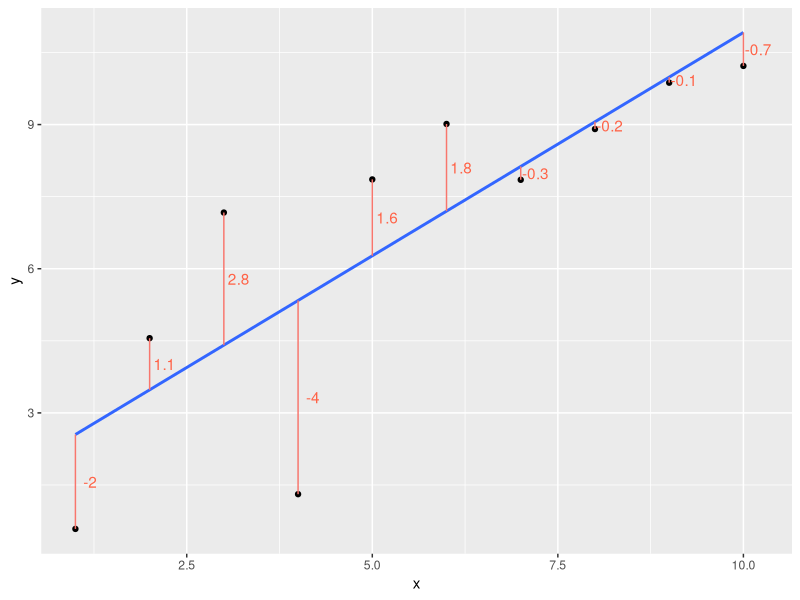
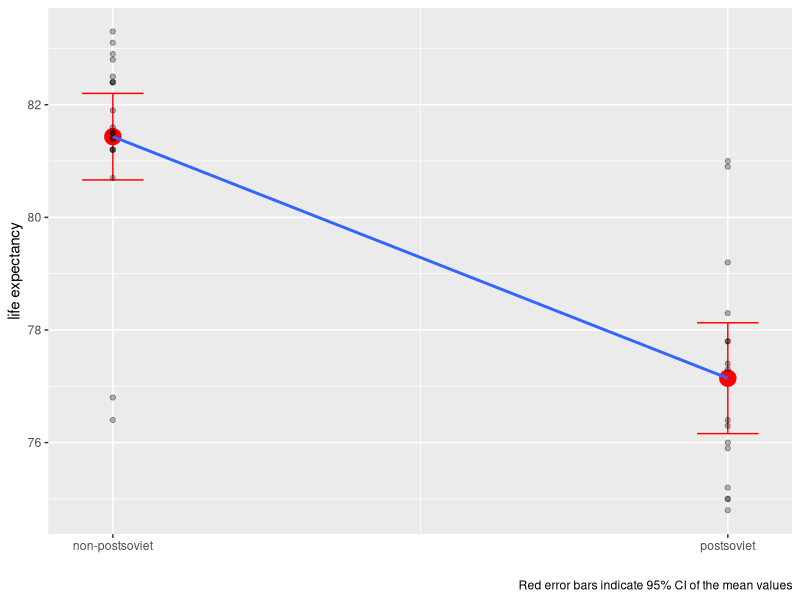
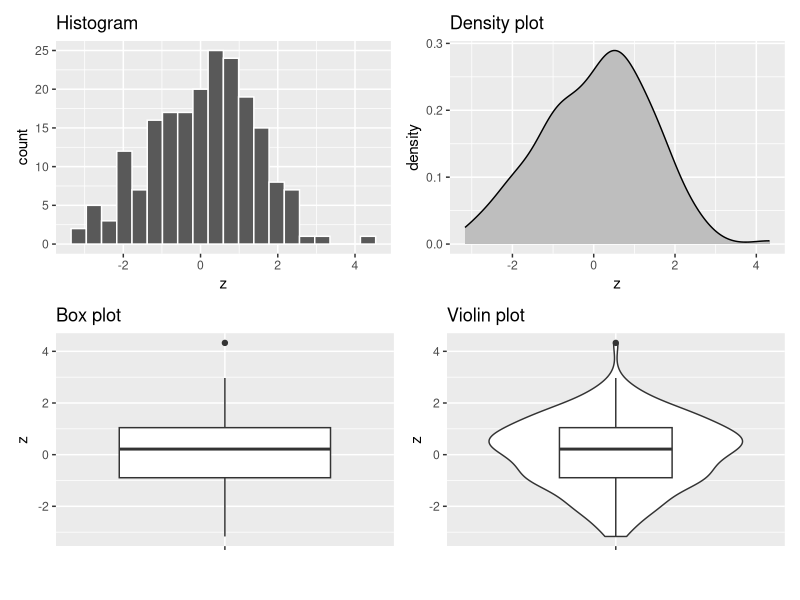

These charts were generated, in order, by the following R code: (Note: this script raises an error after producing the figures.)
## ---- chunk 1
knitr::opts_chunk$set(echo = FALSE)

library(tidyverse)
library(here)
library(polynom)
library(patchwork)

countries <- read.csv(here("data", "countries.csv"))
## ---- chunk 2
set.seed(1234)

ss_df = tibble::tibble(x = 1:10,
                       y = 2 + x + rnorm(n = 10, sd = 2))

ss_mod = lm(y ~ x, data = ss_df)
ss_df$pred = predict(ss_mod)
ss_df$label_pos = ifelse(ss_df$pred < ss_df$y,
                         ss_df$pred + (ss_df$y - ss_df$pred) / 2,
                         ss_df$pred - (ss_df$pred - ss_df$y) / 2)
ss_df$res = ss_df$y - ss_df$pred

ggplot(ss_df,aes(x = x, y = y, label = round(y - pred, 1))) +
  geom_point() +
  geom_smooth(method = "lm", se = F) +
  geom_segment(aes(xend = x, yend = pred, color = "tomato"), show.legend = F) +
  geom_text(aes(x = x, y = label_pos), nudge_x = 0.2, color = "tomato")
  
## ---- chunk 3


countries %>% mutate(postsoviet = as.numeric(postsoviet=="yes")) %>% 
  ggplot(aes(x=postsoviet, y = life_exp))+
     stat_summary(fun = mean, geom = "point", shape=20, size=8, color="red", fill="red") + 
    stat_summary(fun.data = mean_se, geom = "errorbar", color = "red", width=0.1, fun.args = list(mult = 2))+
    geom_point(alpha=0.3)+ 
  geom_smooth(method = "lm", se=FALSE)+
  scale_x_continuous(breaks = c(0,1), labels = c("non-postsoviet", "postsoviet"))+
  labs(x = "",
       y = "life expectancy",
       caption = "Red error bars indicate 95% CI of the mean values")
## ---- chunk 4
set.seed(41)
dummies <- countries %>% select(di_cat) %>% sample_n(5)
dummies <- fastDummies::dummy_cols(dummies)
knitr::kable(dummies)
## ---- chunk 5

x = rnorm(100) - 1 
names(x) = rep("x", 100)
y = rnorm(100) + 1
names(y) = rep("y", 100)
z = c(x,y)

data = data.frame(origin=names(z), value=z, row.names=NULL)


p1 <- data %>% ggplot(aes(x=z))+geom_histogram(bins = 20, color="white") + labs(title = "Histogram")
p2 <- data %>% ggplot(aes(x=z))+geom_density(fill="grey") + labs(title = "Density plot")
p3 <- data %>% ggplot(aes(y=z, x=""))+geom_boxplot() + labs(x = "") + labs(title = "Box plot")
p4 <- data %>% ggplot(aes(y=z, x=""))+geom_violin()+geom_boxplot(width=0.4) + labs(x = "") + labs(title = "Violin plot")

(p1 | p2 ) / (p3 | p4 )

## ---- chunk 6

knitr::include_graphics(here("images","type_1and2_errors.png"))
## ---- chunk 7
cat(paste0("The covariance of life expectancy and proportion of university degree is ", cov(countries$life_exp, countries$uni_prc, use = "complete.obs")))

cat(paste0("The covariance of population and area is ", cov(countries$population, countries$area, use = "complete.obs")))

## ---- chunk 8
cat(paste0("The correlation of life expectancy and proportion of university degree is ", round(cor(countries$life_exp, countries$uni_prc, use = "complete.obs", method = "pearson"),2)))

cat(paste0("The correlation of population and area is ", round(cor(countries$population, countries$area, use = "complete.obs", method = "pearson"),2)))


## ---- chunk 9
complement <- function(y, rho, x) {
  if (missing(x)) x <- rnorm(length(y)) # Optional: supply a default if `x` is not given
  y.perp <- residuals(lm(x ~ y))
  rho * sd(y.perp) * y + y.perp * sd(y) * sqrt(1 - rho^2)
}

y <- rnorm(50, sd=10)
x <- 1:50 # Optional
rho <- c(0, 0.2, 0.4, 0.6, 0.8, 1)
X <- data.frame(z=as.vector(sapply(rho, function(rho) complement(y, rho, x))),
                rho=ordered(rep(signif(rho, 2), each=length(y))),
                y=rep(y, length(rho)))
    

ggplot(X, aes(y,z, group=rho)) + 
  geom_smooth(method="lm", se=FALSE) + 
  geom_rug(sides="b") + 
  geom_point(aes(fill=rho), alpha=1/2, shape=21) +
  facet_wrap(~ rho)
## ---- chunk 10
set.seed(42)
edu <- round (rnorm (100, mean = 15, sd = 4), digits=0)
set.seed (24)
rand <- round(rnorm (100, mean = 1000, sd = 50), digits=0)
rand.2 <- round(rnorm (100, mean = 2000, sd = 300), digits=0)
inc <- edu*rand
inc.2 <- edu*rand.2

data <- data.frame(x = edu, y = c(inc, inc.2), group = c(rep(1,100), rep(2,100)), row.names = NULL)

data %>% ggplot(aes(x=x, y=y, color = group, group=group))+
  geom_point()+
  geom_smooth(method = "lm", se=FALSE)+
  labs(title = "Simulated data",
       subtitle = "Light blue population has higher regression coefficient but lower correlation",
       x = "Years of education",
       y = "Monthly income in CZK")+
  theme(legend.position = "none")

## ---- chunk 11

p1 <- countries %>% ggplot(aes(x=uni_prc, y=life_exp))+
  geom_point()+
  scale_y_continuous (limits = c(76,83))+
  labs(x="",
       y="life expectancy")

p2 <- countries %>% ggplot(aes(x=uni_prc, y=life_exp))+
  geom_smooth(method = "lm", se=FALSE)+
    scale_y_continuous (limits = c(76,83))+
  labs(x="",
       y="")

p3 <- countries %>% ggplot(aes(x=uni_prc, y=life_exp))+
  geom_point()+
  geom_smooth(method = "lm", se=FALSE)+
    scale_y_continuous (limits = c(76,83))+
  labs(x="percentage of people with university degree",
       y="life expectancy")

p4 <- countries %>% ggplot(aes(x=uni_prc, y=life_exp))+
  geom_point()+
  geom_smooth()+
    scale_y_continuous (limits = c(76,83))+
  labs(x="percentage of people with university degree",
       y="")


patchwork <- (p1 | p2 ) / (p3 | p4 )

patchwork +   plot_annotation(title = 'Association between university education and life expectancy in selected countries')
